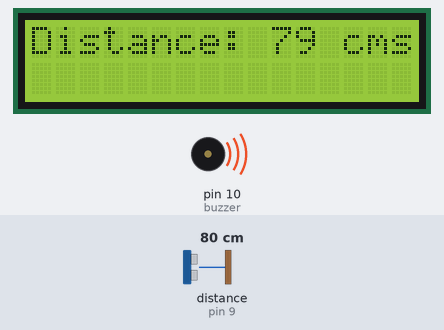
Recording of a sketch running on a simulated Arduino Uno, built with avr-gcc and run on an emulated ATmega328P. On the bench: 16×2 character LCD, buzzer (waves = sounding). Wiring (inferred from the names in the program): ultrasonic range finder: trigger pin 8; echo pin 9. The test bench sets the inputs (shaded band); at power-on: distance to the obstacle (sensor on pin 9) 80 cm. The echo pulse lasts 58.3 µs per cm.

Above: at 3.2 s.
3.3 s: distance to the obstacle (sensor on pin 9) set to 59 cm
At 4.3 s:
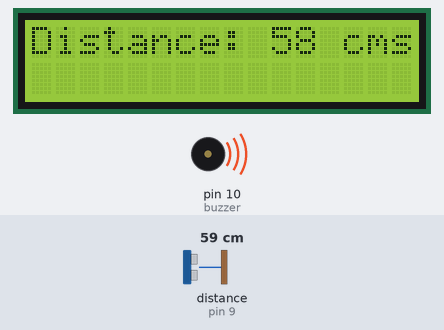
4.8 s: distance to the obstacle (sensor on pin 9) set to 50 cm
At 5.5 s:
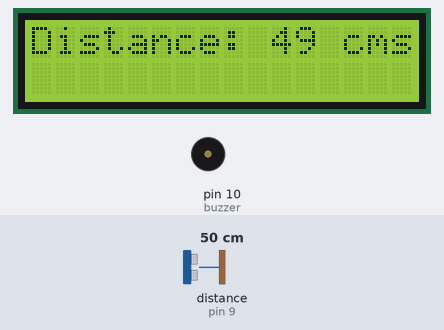
7.8 s: distance to the obstacle (sensor on pin 9) set to 2 cm
At 8.41 s:
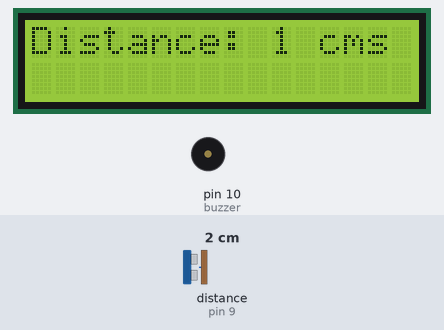
Timing chart, 0 to 15.7 s (numbered marks = the images above; inputs shaded):
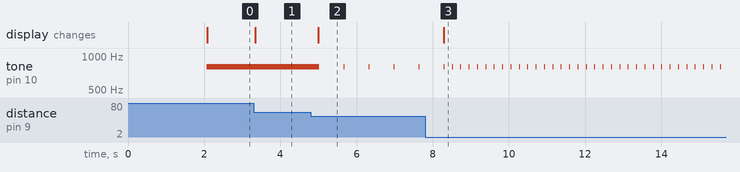

The sketch:

9_PARKING_SENSOR.ino
```cpp
//Ultrasonics based parking assistance system

#define echoPin 9 // Echo Pin
#define trigPin 8 // Trigger Pin
#include <LiquidCrystal.h>

const int freq = 800;
const int dur = 20;
const int buzzer = 10;

int maximumRange = 200; // Maximum range needed
int minimumRange = 0; // Minimum range needed
long duration, distance; // Duration used to calculate distance
LiquidCrystal lcd(2, 3, 4, 5, 6, 7);

void setup() {

 lcd.begin(16, 2);
 lcd.clear();
 lcd.print("  ULTRASONIC ");
 lcd.setCursor(0, 1);
 lcd.print(" DISTANCEMETER");

 pinMode(buzzer, OUTPUT);
 pinMode(trigPin, OUTPUT);
 pinMode(echoPin, INPUT);
 digitalWrite(buzzer, LOW);

 delay(2000);

 tone(buzzer, freq, duration);
}

void loop() {

 digitalWrite(trigPin, LOW);
 delayMicroseconds(2);

 digitalWrite(trigPin, HIGH);
 delayMicroseconds(10);

 digitalWrite(trigPin, LOW);
 duration = pulseIn(echoPin, HIGH);

 //Calculate the distance (in cm) based on the speed of sound.
 distance = duration/58.2;

  lcd.clear();
 lcd.print("Distance: ");
 lcd.print(distance);
 lcd.print(" cms");

  if(distance < 3){
   tone(buzzer, freq, dur);
  // digitalWrite(buzzer, HIGH);
   delay(15);
 }
 else if(distance < 5){
   tone(buzzer, freq, dur);
   delay(25);
 }

 else if(distance < 7){
   tone(buzzer, freq, dur);
   delay(50);
 } else if (distance < 15){
   tone(buzzer, freq, dur);
   delay(100);
 } else if (distance < 20){
   tone(buzzer, freq, dur);
   delay(150);
 } else if (distance < 25){
   tone(buzzer, freq, dur);
   delay(200);
 } else if (distance < 30){
   tone(buzzer, freq, dur);
   delay(250);
 } else if (distance < 35){
   tone(buzzer, freq, dur);
   delay(300);
 } else if (distance < 40){
   tone(buzzer, freq, dur);
   delay(350);
 } else if (distance < 45){
   tone(buzzer, freq, dur);
   delay(400);
 } else if (distance < 50){
   tone(buzzer, freq, dur);
   delay(450);
 } else if (distance < 55){
   tone(buzzer, freq, dur);
   delay(500);
 }

 delay(200);
}
```

Measured:
- the behaviour switches between 56 and 55 cm on distance to the obstacle (sensor on pin 9) (found by bisection; images 1 and 2)
- after the input at 3.3 s, the display: changes at once (image 1)
- after the input at 4.8 s, tone on pin 10 (buzzer): alternates 800 Hz for 0.02 s and silent for 0.64 s, starting after 0.22 s; the display: changes after 0.20 s (image 2)
- after the input at 7.8 s, tone on pin 10 (buzzer): alternates 800 Hz for 0.02 s and silent for 0.20 s, starting after 0.71 s; the display: changes after 0.49 s (image 3)
